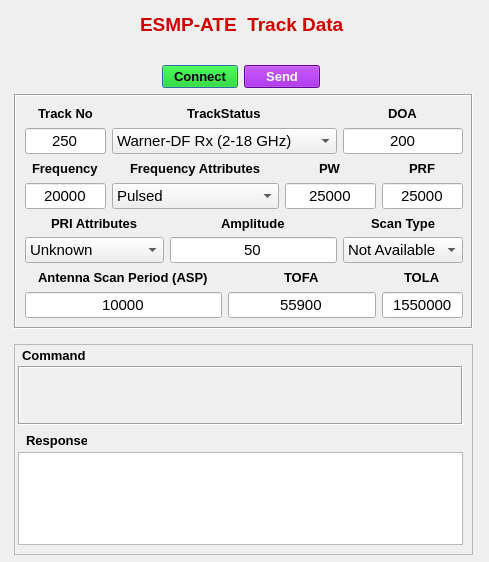
<?xml version="1.0" encoding="UTF-8"?>
<ui version="4.0">
 <class>ESMP_ATE</class>
 <widget class="QDialog" name="ESMP_ATE">
  <property name="geometry">
   <rect>
    <x>0</x>
    <y>0</y>
    <width>489</width>
    <height>562</height>
   </rect>
  </property>
  <property name="windowTitle">
   <string>ESMP to ATE Track Data</string>
  </property>
  <property name="windowIcon">
   <iconset>
    <normaloff>Logos/PlatinumLogo.ico</normaloff>Logos/PlatinumLogo.ico</iconset>
  </property>
  <property name="styleSheet">
   <string notr="true"/>
  </property>
  <widget class="QLabel" name="label">
   <property name="geometry">
    <rect>
     <x>140</x>
     <y>16</y>
     <width>217</width>
     <height>16</height>
    </rect>
   </property>
   <property name="font">
    <font>
     <family>Arial</family>
     <pointsize>14</pointsize>
     <weight>75</weight>
     <bold>true</bold>
    </font>
   </property>
   <property name="styleSheet">
    <string notr="true">color: rgb(206, 0, 0);</string>
   </property>
   <property name="text">
    <string>ESMP-ATE  Track Data</string>
   </property>
  </widget>
  <widget class="QLabel" name="label_2">
   <property name="geometry">
    <rect>
     <x>60</x>
     <y>4</y>
     <width>65</width>
     <height>65</height>
    </rect>
   </property>
   <property name="text">
    <string/>
   </property>
   <property name="pixmap">
    <pixmap>Logos/dlrl-logo.png</pixmap>
   </property>
   <property name="scaledContents">
    <bool>true</bool>
   </property>
  </widget>
  <widget class="QLabel" name="label_3">
   <property name="geometry">
    <rect>
     <x>406</x>
     <y>16</y>
     <width>47</width>
     <height>13</height>
    </rect>
   </property>
   <property name="text">
    <string/>
   </property>
  </widget>
  <widget class="QLabel" name="label_4">
   <property name="geometry">
    <rect>
     <x>368</x>
     <y>4</y>
     <width>65</width>
     <height>65</height>
    </rect>
   </property>
   <property name="text">
    <string/>
   </property>
   <property name="pixmap">
    <pixmap>Logos/PlatinumLogo.png</pixmap>
   </property>
   <property name="scaledContents">
    <bool>true</bool>
   </property>
  </widget>
  <widget class="QFrame" name="frame">
   <property name="geometry">
    <rect>
     <x>14</x>
     <y>94</y>
     <width>459</width>
     <height>235</height>
    </rect>
   </property>
   <property name="frameShape">
    <enum>QFrame::Box</enum>
   </property>
   <property name="frameShadow">
    <enum>QFrame::Sunken</enum>
   </property>
   <layout class="QGridLayout" name="gridLayout_15">
    <item row="0" column="0">
     <layout class="QGridLayout" name="gridLayout_2">
      <item row="0" column="0" alignment="Qt::AlignHCenter">
       <widget class="QLabel" name="label_5">
        <property name="font">
         <font>
          <family>Arial</family>
          <pointsize>10</pointsize>
          <weight>75</weight>
          <bold>true</bold>
         </font>
        </property>
        <property name="text">
         <string>Track No</string>
        </property>
       </widget>
      </item>
      <item row="1" column="0">
       <widget class="QLineEdit" name="lineEdit_Track_No">
        <property name="font">
         <font>
          <family>Arial</family>
          <pointsize>11</pointsize>
         </font>
        </property>
        <property name="text">
         <string>250</string>
        </property>
        <property name="alignment">
         <set>Qt::AlignCenter</set>
        </property>
       </widget>
      </item>
     </layout>
    </item>
    <item row="0" column="1" colspan="4">
     <layout class="QGridLayout" name="gridLayout_3">
      <item row="0" column="0" alignment="Qt::AlignHCenter">
       <widget class="QLabel" name="label_6">
        <property name="font">
         <font>
          <family>Arial</family>
          <pointsize>10</pointsize>
          <weight>75</weight>
          <bold>true</bold>
         </font>
        </property>
        <property name="text">
         <string>TrackStatus</string>
        </property>
       </widget>
      </item>
      <item row="1" column="0">
       <widget class="QComboBox" name="CB_Track_Status">
        <property name="font">
         <font>
          <family>Arial</family>
          <pointsize>11</pointsize>
         </font>
        </property>
        <property name="styleSheet">
         <string notr="true"/>
        </property>
        <item>
         <property name="text">
          <string>Warner-DF Rx (2-18 GHz)</string>
         </property>
        </item>
        <item>
         <property name="text">
          <string>Warner Rx (2-18 GHz)</string>
         </property>
        </item>
        <item>
         <property name="text">
          <string>RESM RxA (0.5-2 GHz ADF)</string>
         </property>
        </item>
        <item>
         <property name="text">
          <string>RESM RxB (2-18 GHz BLI)</string>
         </property>
        </item>
        <item>
         <property name="text">
          <string>RESM RxF (18-40 GHz ADF)</string>
         </property>
        </item>
       </widget>
      </item>
     </layout>
    </item>
    <item row="0" column="5" colspan="2">
     <layout class="QGridLayout" name="gridLayout_4">
      <item row="0" column="0" alignment="Qt::AlignHCenter">
       <widget class="QLabel" name="label_7">
        <property name="font">
         <font>
          <family>Arial</family>
          <pointsize>10</pointsize>
          <weight>75</weight>
          <bold>true</bold>
         </font>
        </property>
        <property name="text">
         <string>DOA</string>
        </property>
       </widget>
      </item>
      <item row="1" column="0">
       <widget class="QLineEdit" name="lineEdit_DOA">
        <property name="font">
         <font>
          <family>Arial</family>
          <pointsize>11</pointsize>
         </font>
        </property>
        <property name="text">
         <string>200</string>
        </property>
        <property name="alignment">
         <set>Qt::AlignCenter</set>
        </property>
       </widget>
      </item>
     </layout>
    </item>
    <item row="1" column="0">
     <layout class="QGridLayout" name="gridLayout_5">
      <item row="0" column="0" alignment="Qt::AlignHCenter">
       <widget class="QLabel" name="label_8">
        <property name="font">
         <font>
          <family>Arial</family>
          <pointsize>10</pointsize>
          <weight>75</weight>
          <bold>true</bold>
         </font>
        </property>
        <property name="text">
         <string>Frequency</string>
        </property>
       </widget>
      </item>
      <item row="1" column="0">
       <widget class="QLineEdit" name="lineEdit_Freq">
        <property name="font">
         <font>
          <family>Arial</family>
          <pointsize>11</pointsize>
         </font>
        </property>
        <property name="text">
         <string>20000</string>
        </property>
        <property name="alignment">
         <set>Qt::AlignCenter</set>
        </property>
       </widget>
      </item>
     </layout>
    </item>
    <item row="1" column="1" colspan="3">
     <layout class="QGridLayout" name="gridLayout_6">
      <item row="0" column="0" alignment="Qt::AlignHCenter">
       <widget class="QLabel" name="label_9">
        <property name="font">
         <font>
          <family>Arial</family>
          <pointsize>10</pointsize>
          <weight>75</weight>
          <bold>true</bold>
         </font>
        </property>
        <property name="text">
         <string>Frequency Attributes</string>
        </property>
       </widget>
      </item>
      <item row="1" column="0">
       <widget class="QComboBox" name="CB_Sig_Type">
        <property name="font">
         <font>
          <family>Arial</family>
          <pointsize>11</pointsize>
         </font>
        </property>
        <property name="styleSheet">
         <string notr="true">text-align: center;</string>
        </property>
        <item>
         <property name="text">
          <string>Pulsed</string>
         </property>
        </item>
        <item>
         <property name="text">
          <string>CW</string>
         </property>
        </item>
        <item>
         <property name="text">
          <string>FMCW</string>
         </property>
        </item>
        <item>
         <property name="text">
          <string>Non Linear FMCW</string>
         </property>
        </item>
        <item>
         <property name="text">
          <string>Chrip</string>
         </property>
        </item>
        <item>
         <property name="text">
          <string>Up Chrip</string>
         </property>
        </item>
        <item>
         <property name="text">
          <string>Down Chrip</string>
         </property>
        </item>
        <item>
         <property name="text">
          <string>Bilinear Chrip</string>
         </property>
        </item>
        <item>
         <property name="text">
          <string>Barker</string>
         </property>
        </item>
        <item>
         <property name="text">
          <string>Poly phase</string>
         </property>
        </item>
        <item>
         <property name="text">
          <string>Poly time</string>
         </property>
        </item>
        <item>
         <property name="text">
          <string>Hybrid</string>
         </property>
        </item>
       </widget>
      </item>
     </layout>
    </item>
    <item row="1" column="4" colspan="2">
     <layout class="QGridLayout" name="gridLayout_7">
      <item row="0" column="0" alignment="Qt::AlignHCenter">
       <widget class="QLabel" name="label_10">
        <property name="font">
         <font>
          <family>Arial</family>
          <pointsize>10</pointsize>
          <weight>75</weight>
          <bold>true</bold>
         </font>
        </property>
        <property name="text">
         <string>PW</string>
        </property>
       </widget>
      </item>
      <item row="1" column="0">
       <widget class="QLineEdit" name="lineEdit_PW">
        <property name="font">
         <font>
          <family>Arial</family>
          <pointsize>11</pointsize>
         </font>
        </property>
        <property name="text">
         <string>25000</string>
        </property>
        <property name="alignment">
         <set>Qt::AlignCenter</set>
        </property>
       </widget>
      </item>
     </layout>
    </item>
    <item row="1" column="6">
     <layout class="QGridLayout" name="gridLayout_8">
      <item row="0" column="0" alignment="Qt::AlignHCenter">
       <widget class="QLabel" name="label_11">
        <property name="font">
         <font>
          <family>Arial</family>
          <pointsize>10</pointsize>
          <weight>75</weight>
          <bold>true</bold>
         </font>
        </property>
        <property name="text">
         <string>PRF</string>
        </property>
       </widget>
      </item>
      <item row="1" column="0">
       <widget class="QLineEdit" name="lineEdit_PRF">
        <property name="font">
         <font>
          <family>Arial</family>
          <pointsize>11</pointsize>
         </font>
        </property>
        <property name="text">
         <string>25000</string>
        </property>
        <property name="alignment">
         <set>Qt::AlignCenter</set>
        </property>
       </widget>
      </item>
     </layout>
    </item>
    <item row="2" column="0" colspan="2">
     <layout class="QGridLayout" name="gridLayout_9">
      <item row="0" column="0" alignment="Qt::AlignHCenter">
       <widget class="QLabel" name="label_12">
        <property name="font">
         <font>
          <family>Arial</family>
          <pointsize>10</pointsize>
          <weight>75</weight>
          <bold>true</bold>
         </font>
        </property>
        <property name="text">
         <string>PRI Attributes</string>
        </property>
       </widget>
      </item>
      <item row="1" column="0">
       <widget class="QComboBox" name="CB_PRI_Type">
        <property name="font">
         <font>
          <family>Arial</family>
          <pointsize>11</pointsize>
         </font>
        </property>
        <property name="styleSheet">
         <string notr="true">text-align: center;</string>
        </property>
        <item>
         <property name="text">
          <string>Unknown</string>
         </property>
        </item>
        <item>
         <property name="text">
          <string>Fixed</string>
         </property>
        </item>
        <item>
         <property name="text">
          <string>Staggered</string>
         </property>
        </item>
        <item>
         <property name="text">
          <string>Jittered</string>
         </property>
        </item>
        <item>
         <property name="text">
          <string>Dwell &amp; Switched</string>
         </property>
        </item>
        <item>
         <property name="text">
          <string>Sliding</string>
         </property>
        </item>
        <item>
         <property name="text">
          <string>Wobulated</string>
         </property>
        </item>
        <item>
         <property name="text">
          <string>Reserved</string>
         </property>
        </item>
        <item>
         <property name="text">
          <string>Mixed</string>
         </property>
        </item>
       </widget>
      </item>
     </layout>
    </item>
    <item row="2" column="2" colspan="3">
     <layout class="QGridLayout" name="gridLayout_10">
      <item row="0" column="0" alignment="Qt::AlignHCenter">
       <widget class="QLabel" name="label_13">
        <property name="font">
         <font>
          <family>Arial</family>
          <pointsize>10</pointsize>
          <weight>75</weight>
          <bold>true</bold>
         </font>
        </property>
        <property name="text">
         <string>Amplitude</string>
        </property>
       </widget>
      </item>
      <item row="1" column="0">
       <widget class="QLineEdit" name="lineEdit_Amp">
        <property name="font">
         <font>
          <family>Arial</family>
          <pointsize>11</pointsize>
         </font>
        </property>
        <property name="text">
         <string>50</string>
        </property>
        <property name="alignment">
         <set>Qt::AlignCenter</set>
        </property>
       </widget>
      </item>
     </layout>
    </item>
    <item row="2" column="5" colspan="2">
     <layout class="QGridLayout" name="gridLayout_11">
      <item row="0" column="0" alignment="Qt::AlignHCenter">
       <widget class="QLabel" name="label_14">
        <property name="font">
         <font>
          <family>Arial</family>
          <pointsize>10</pointsize>
          <weight>75</weight>
          <bold>true</bold>
         </font>
        </property>
        <property name="text">
         <string>Scan Type</string>
        </property>
       </widget>
      </item>
      <item row="1" column="0">
       <widget class="QComboBox" name="CB_ScanType">
        <property name="font">
         <font>
          <family>Arial</family>
          <pointsize>11</pointsize>
         </font>
        </property>
        <property name="layoutDirection">
         <enum>Qt::LeftToRight</enum>
        </property>
        <property name="styleSheet">
         <string notr="true">QComboBox{
    text-align: center;
}</string>
        </property>
        <item>
         <property name="text">
          <string>Not Available</string>
         </property>
        </item>
        <item>
         <property name="text">
          <string>Circular Scan</string>
         </property>
        </item>
        <item>
         <property name="text">
          <string>Sector Scan</string>
         </property>
        </item>
        <item>
         <property name="text">
          <string>Lock_On Scan</string>
         </property>
        </item>
        <item>
         <property name="text">
          <string>Conical Scan</string>
         </property>
        </item>
        <item>
         <property name="text">
          <string>Track While Scan</string>
         </property>
        </item>
        <item>
         <property name="text">
          <string>Helical Scan</string>
         </property>
        </item>
        <item>
         <property name="text">
          <string>Not used</string>
         </property>
        </item>
       </widget>
      </item>
     </layout>
    </item>
    <item row="3" column="0" colspan="3">
     <layout class="QGridLayout" name="gridLayout_12">
      <item row="0" column="0" alignment="Qt::AlignHCenter">
       <widget class="QLabel" name="label_15">
        <property name="font">
         <font>
          <family>Arial</family>
          <pointsize>10</pointsize>
          <weight>75</weight>
          <bold>true</bold>
         </font>
        </property>
        <property name="text">
         <string>Antenna Scan Period (ASP)</string>
        </property>
       </widget>
      </item>
      <item row="1" column="0">
       <widget class="QLineEdit" name="lineEdit_Anntenna_Scan">
        <property name="font">
         <font>
          <family>Arial</family>
          <pointsize>11</pointsize>
         </font>
        </property>
        <property name="text">
         <string>10000</string>
        </property>
        <property name="alignment">
         <set>Qt::AlignCenter</set>
        </property>
       </widget>
      </item>
     </layout>
    </item>
    <item row="3" column="3" colspan="3">
     <layout class="QGridLayout" name="gridLayout_13">
      <item row="0" column="0" alignment="Qt::AlignHCenter">
       <widget class="QLabel" name="label_16">
        <property name="font">
         <font>
          <family>Arial</family>
          <pointsize>10</pointsize>
          <weight>75</weight>
          <bold>true</bold>
         </font>
        </property>
        <property name="text">
         <string>TOFA</string>
        </property>
       </widget>
      </item>
      <item row="1" column="0">
       <widget class="QLineEdit" name="lineEdit_TOFA">
        <property name="font">
         <font>
          <family>Arial</family>
          <pointsize>11</pointsize>
          <weight>50</weight>
          <bold>false</bold>
         </font>
        </property>
        <property name="text">
         <string>55900</string>
        </property>
        <property name="alignment">
         <set>Qt::AlignCenter</set>
        </property>
       </widget>
      </item>
     </layout>
    </item>
    <item row="3" column="6">
     <layout class="QGridLayout" name="gridLayout_14">
      <item row="0" column="0" alignment="Qt::AlignHCenter">
       <widget class="QLabel" name="label_17">
        <property name="font">
         <font>
          <family>Arial</family>
          <pointsize>10</pointsize>
          <weight>75</weight>
          <bold>true</bold>
         </font>
        </property>
        <property name="text">
         <string>TOLA</string>
        </property>
       </widget>
      </item>
      <item row="1" column="0">
       <widget class="QLineEdit" name="lineEdit_TOLA">
        <property name="font">
         <font>
          <family>Arial</family>
          <pointsize>11</pointsize>
          <weight>50</weight>
          <bold>false</bold>
         </font>
        </property>
        <property name="text">
         <string>1550000</string>
        </property>
        <property name="alignment">
         <set>Qt::AlignCenter</set>
        </property>
       </widget>
      </item>
     </layout>
    </item>
   </layout>
  </widget>
  <widget class="QWidget" name="layoutWidget">
   <property name="geometry">
    <rect>
     <x>162</x>
     <y>64</y>
     <width>158</width>
     <height>26</height>
    </rect>
   </property>
   <layout class="QGridLayout" name="gridLayout">
    <item row="0" column="0">
     <widget class="QPushButton" name="PB_Connect">
      <property name="font">
       <font>
        <family>Arial</family>
        <pointsize>10</pointsize>
        <weight>75</weight>
        <bold>true</bold>
       </font>
      </property>
      <property name="cursor">
       <cursorShape>PointingHandCursor</cursorShape>
      </property>
      <property name="styleSheet">
       <string notr="true">background-color: rgb(0, 208, 0);</string>
      </property>
      <property name="text">
       <string>Connect</string>
      </property>
     </widget>
    </item>
    <item row="0" column="1">
     <widget class="QPushButton" name="PB_Send">
      <property name="font">
       <font>
        <family>Arial</family>
        <pointsize>10</pointsize>
        <weight>75</weight>
        <bold>true</bold>
       </font>
      </property>
      <property name="cursor">
       <cursorShape>PointingHandCursor</cursorShape>
      </property>
      <property name="styleSheet">
       <string notr="true">background-color: rgb(0, 202, 148);
background-color: rgb(148, 148, 220);
background-color: rgb(0, 60, 181);
background-color: rgb(138, 0, 207);
color: rgb(255, 255, 255);</string>
      </property>
      <property name="text">
       <string>Send</string>
      </property>
     </widget>
    </item>
   </layout>
  </widget>
  <widget class="QFrame" name="frame_2">
   <property name="geometry">
    <rect>
     <x>14</x>
     <y>344</y>
     <width>459</width>
     <height>211</height>
    </rect>
   </property>
   <property name="frameShape">
    <enum>QFrame::StyledPanel</enum>
   </property>
   <property name="frameShadow">
    <enum>QFrame::Raised</enum>
   </property>
   <widget class="QLabel" name="label_18">
    <property name="geometry">
     <rect>
      <x>8</x>
      <y>2</y>
      <width>65</width>
      <height>19</height>
     </rect>
    </property>
    <property name="font">
     <font>
      <family>Arial</family>
      <pointsize>10</pointsize>
      <weight>75</weight>
      <bold>true</bold>
     </font>
    </property>
    <property name="text">
     <string>Command</string>
    </property>
   </widget>
   <widget class="QTextEdit" name="textEdit_cmd">
    <property name="geometry">
     <rect>
      <x>4</x>
      <y>22</y>
      <width>445</width>
      <height>59</height>
     </rect>
    </property>
    <property name="font">
     <font>
      <family>Arial</family>
      <pointsize>10</pointsize>
     </font>
    </property>
    <property name="styleSheet">
     <string notr="true">background-color: rgb(240, 240, 240);
border-top-color: rgb(240, 240, 240);
border-right-color: rgb(240, 240, 240);
border-bottom-color: rgb(240, 240, 240);
border-left-color: rgb(240, 240, 240);
</string>
    </property>
    <property name="frameShape">
     <enum>QFrame::Box</enum>
    </property>
    <property name="verticalScrollBarPolicy">
     <enum>Qt::ScrollBarAsNeeded</enum>
    </property>
    <property name="horizontalScrollBarPolicy">
     <enum>Qt::ScrollBarAsNeeded</enum>
    </property>
    <property name="readOnly">
     <bool>true</bool>
    </property>
    <property name="tabStopWidth">
     <number>50</number>
    </property>
   </widget>
   <widget class="QLabel" name="label_19">
    <property name="geometry">
     <rect>
      <x>12</x>
      <y>88</y>
      <width>61</width>
      <height>16</height>
     </rect>
    </property>
    <property name="font">
     <font>
      <family>Arial</family>
      <pointsize>10</pointsize>
      <weight>75</weight>
      <bold>true</bold>
     </font>
    </property>
    <property name="text">
     <string>Response</string>
    </property>
   </widget>
   <widget class="QTextEdit" name="textEdit_response">
    <property name="geometry">
     <rect>
      <x>4</x>
      <y>108</y>
      <width>445</width>
      <height>93</height>
     </rect>
    </property>
   </widget>
  </widget>
 </widget>
 <resources/>
 <connections/>
</ui>
